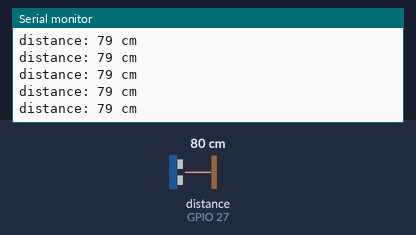
A sketch run on a simulated ESP32. Shown: the last lines printed to the serial monitor. Wiring (inferred from the names in the program): ultrasonic range finder: trigger GPIO 14; echo GPIO 27. Inputs (shaded band) come from the test bench; at power-on: distance to the obstacle (sensor on GPIO 27) 80 cm. The echo pulse lasts 58.3 µs per cm.

Above: at 1.2 s.
1.3 s: distance to the obstacle (sensor on GPIO 27) set to 2 cm
At 1.37 s:
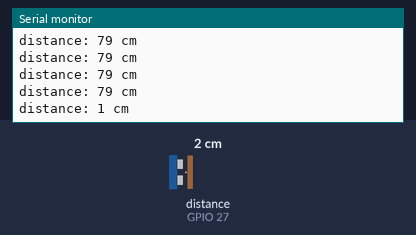
2.8 s: distance to the obstacle (sensor on GPIO 27) set to 4 cm
At 2.88 s:
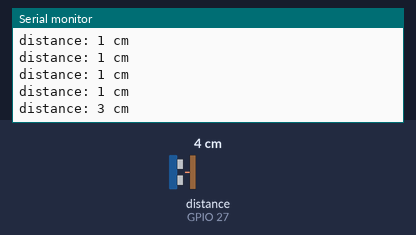
Timing chart, 0 to 5.8 s (numbered marks = the images above; inputs shaded):
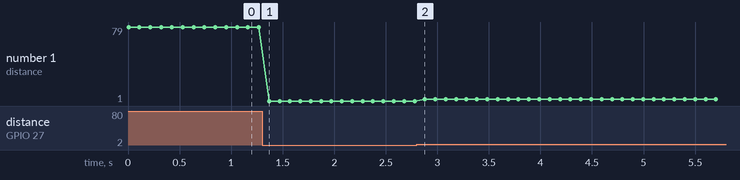

The sketch:

sketch_oct18a____.ino
```cpp
#define TRIG 14
#define ECHO 27
void setup() {
  // put your setup code here, to run once:
  pinMode(TRIG,OUTPUT);
  pinMode(ECHO,INPUT);
  Serial.begin(9600);
}

void loop() {
  // put your main code here, to run repeatedly:
  long duration,distance;
  digitalWrite(TRIG,LOW);
  delayMicroseconds(5);
  digitalWrite(TRIG,HIGH);
  delayMicroseconds(10);
  digitalWrite(TRIG,LOW);
  duration = pulseIn(ECHO,HIGH);
  distance = (duration*0.034)/2;
  Serial.print("distance: ");
  Serial.print(distance);
  Serial.println(" cm");
  delay(100);
}
```

Measured:
- after the input at 1.3 s, the serial monitor: prints a new line after 0.07 s (image 1)
- after the input at 2.8 s, the serial monitor: prints a new line after 0.08 s (image 2)
- plotted number 1: 79 → 1 after the input at 1.3 s, 1 → 3 after the input at 2.8 s
